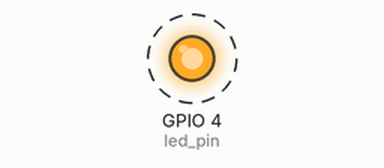
The program below on a simulated Raspberry Pi (BCM pin numbers). On the bench: output pins drawn as LEDs (lit = HIGH). Dashed ring = blinking. What the program prints to the terminal is not drawn.

Above: at 0.2 s.
Timing chart, 0 to 3.0 s (numbered marks = the images above):
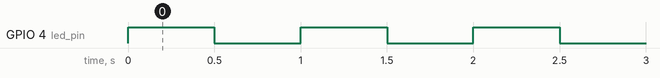

Measured:
- by itself, GPIO 4 (led_pin): alternates HIGH for 0.50 s and LOW for 0.50 s

The program:

blink_led.py
```python
# 4. Open the Thonny Python IDE and create a new Python script named "blink_led.py" saved at the Documents folder. Enter the following simple code to blink the LED. Run the script and take a video of the setup to show that it is working.

import RPi.GPIO as GPIO
import time

led_pin = 4

GPIO.setmode(GPIO.BCM)
GPIO.setup(led_pin, GPIO.OUT)

try:
    while True:
        GPIO.output(led_pin, GPIO.HIGH)
        print("HIGH\n")
        time.sleep(0.5)
        GPIO.output(led_pin, GPIO.LOW)
        print("LOW\n")
        time.sleep(0.5)
except KeyboardInterrupt:
    GPIO.cleanup()
    print("cleaning gpio")
```
